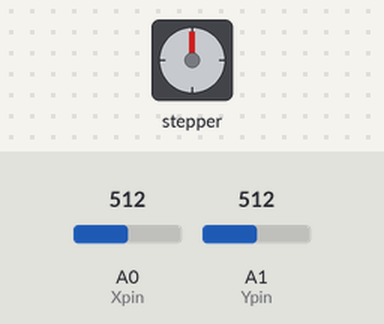
This sketch was run on a simulated Arduino Uno, built with avr-gcc and run on an emulated ATmega328P. On the bench: stepper motor. The test bench sets the inputs (shaded band); at power-on: A0 (Xpin) = 512, A1 (Ypin) = 512. Stepper angles assume 200 steps per turn.

Above: at 1.2 s.
1.3 s: A0 (Xpin) set to 0
At 1.45 s:
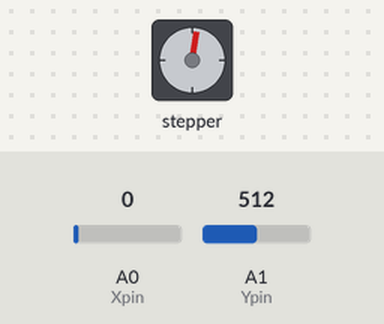
At 2.39 s:
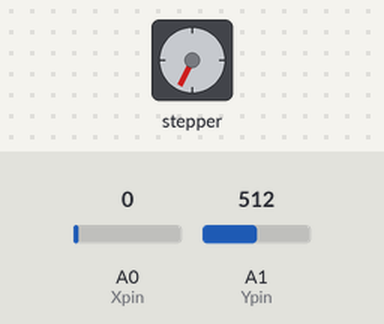
4.3 s: A0 (Xpin) set to 122
5.8 s: A1 (Ypin) set to 0
At 6.26 s:
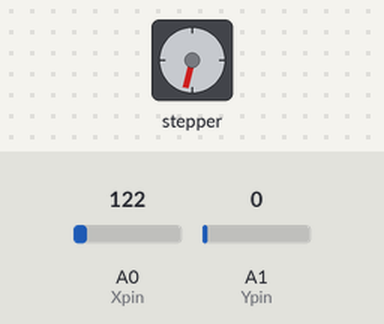
Timing chart, 0 to 23.8 s (numbered marks = the images above; inputs shaded):
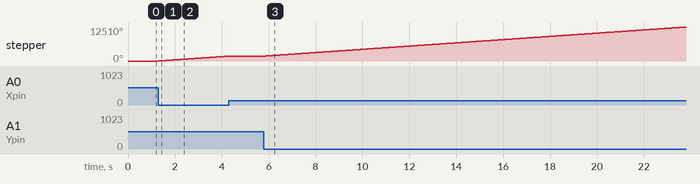

The sketch:

Stepper_motor_-_good.ino
```cpp
/*
This program will demonstrate how to control the stepper motor using a joystick.
The motor is energized and rotates clockwise  as long as the joystick is being touched or turned in any direction.
 */

#include <Stepper.h>; //include this library.

const int stepsPerRevolution = 200;  // change this to fit the number of steps per revolution for your motor

// initialize the stepper library on pins 8 through 11:
Stepper myStepper(stepsPerRevolution, 8, 9, 10, 11);

int Xpin = A0;  //Xpin to be assigned to A0, analog pin.
int Ypin = A1;  //Ypin to be assigned to A1, analog pin.
int Xvalue = 0;  //declaring a variable to store the reading coming from A0.
int Yvalue = 0;  //declaring a variable to store the reading coming from A1.

void setup() {
  // set the speed at 100 rpm:
  myStepper.setSpeed(100);
  // initialize the serial port:
  Serial.begin(9600);  //serial communication at 9600 baudrate.
}

void loop() {
Xvalue = analogRead(Xpin);  //read the value from this analog input and store it in this variable.
Yvalue = analogRead(Ypin);  //read the value from this analog input and store it in this variable.


if (Xvalue == 1023 || Yvalue == 1023 )  //if either one of these two condition inside the parenthesis is TRUE, the code below will be executed.
{
  myStepper.step(stepsPerRevolution);  //the motor is energized.
}

else if (Xvalue == 0 || Yvalue == 0 )  //this statement is only TRUE if the condition is met.
{
  myStepper.step(stepsPerRevolution);  //the motor is energized.
}
}
```

Measured:
- after the input at 1.3 s, stepper: keeps turning clockwise at about 598°/s, starting at once
- after the input at 5.8 s, stepper: keeps turning clockwise at about 595°/s, starting at once
